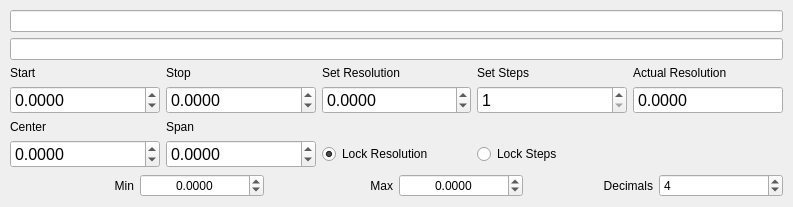
<?xml version="1.0" encoding="UTF-8"?>
<ui version="4.0">
 <class>Form</class>
 <widget class="QWidget" name="Form">
  <property name="geometry">
   <rect>
    <x>0</x>
    <y>0</y>
    <width>793</width>
    <height>197</height>
   </rect>
  </property>
  <property name="sizePolicy">
   <sizepolicy hsizetype="Preferred" vsizetype="Expanding">
    <horstretch>0</horstretch>
    <verstretch>0</verstretch>
   </sizepolicy>
  </property>
  <property name="windowTitle">
   <string>Form</string>
  </property>
  <layout class="QGridLayout" name="gridLayout">
   <property name="margin">
    <number>10</number>
   </property>
   <item row="3" column="5">
    <widget class="QSpinBox" name="uiDecimals">
     <property name="keyboardTracking">
      <bool>false</bool>
     </property>
     <property name="minimum">
      <number>0</number>
     </property>
     <property name="maximum">
      <number>10</number>
     </property>
     <property name="value">
      <number>4</number>
     </property>
    </widget>
   </item>
   <item row="3" column="4">
    <widget class="QLabel" name="label_4">
     <property name="text">
      <string>Decimals</string>
     </property>
     <property name="alignment">
      <set>Qt::AlignRight|Qt::AlignTrailing|Qt::AlignVCenter</set>
     </property>
    </widget>
   </item>
   <item row="3" column="1">
    <widget class="QDoubleSpinBox" name="uiMin">
     <property name="alignment">
      <set>Qt::AlignCenter</set>
     </property>
     <property name="keyboardTracking">
      <bool>false</bool>
     </property>
     <property name="decimals">
      <number>4</number>
     </property>
     <property name="minimum">
      <double>-999999999.000000000000000</double>
     </property>
     <property name="maximum">
      <double>999999999.000000000000000</double>
     </property>
     <property name="singleStep">
      <double>0.000100000000000</double>
     </property>
    </widget>
   </item>
   <item row="3" column="0">
    <widget class="QLabel" name="label_2">
     <property name="sizePolicy">
      <sizepolicy hsizetype="Preferred" vsizetype="Preferred">
       <horstretch>0</horstretch>
       <verstretch>0</verstretch>
      </sizepolicy>
     </property>
     <property name="text">
      <string>Min</string>
     </property>
     <property name="alignment">
      <set>Qt::AlignRight|Qt::AlignTrailing|Qt::AlignVCenter</set>
     </property>
    </widget>
   </item>
   <item row="0" column="0" colspan="6">
    <widget class="QLineEdit" name="uiCollection">
     <property name="readOnly">
      <bool>true</bool>
     </property>
    </widget>
   </item>
   <item row="3" column="3">
    <widget class="QDoubleSpinBox" name="uiMax">
     <property name="alignment">
      <set>Qt::AlignCenter</set>
     </property>
     <property name="keyboardTracking">
      <bool>false</bool>
     </property>
     <property name="decimals">
      <number>4</number>
     </property>
     <property name="minimum">
      <double>-999999999.000000000000000</double>
     </property>
     <property name="maximum">
      <double>999999999.000000000000000</double>
     </property>
     <property name="singleStep">
      <double>0.000100000000000</double>
     </property>
    </widget>
   </item>
   <item row="3" column="2">
    <widget class="QLabel" name="label_3">
     <property name="text">
      <string>Max</string>
     </property>
     <property name="alignment">
      <set>Qt::AlignRight|Qt::AlignTrailing|Qt::AlignVCenter</set>
     </property>
    </widget>
   </item>
   <item row="2" column="0" colspan="6">
    <layout class="QGridLayout" name="gridLayout_2">
     <item row="1" column="0">
      <widget class="QLabel" name="label">
       <property name="text">
        <string>Start</string>
       </property>
      </widget>
     </item>
     <item row="1" column="1">
      <widget class="QLabel" name="label_5">
       <property name="text">
        <string>Stop</string>
       </property>
      </widget>
     </item>
     <item row="1" column="2">
      <widget class="QLabel" name="label_6">
       <property name="text">
        <string>Set Resolution</string>
       </property>
      </widget>
     </item>
     <item row="1" column="3">
      <widget class="QLabel" name="label_7">
       <property name="text">
        <string>Set Steps</string>
       </property>
      </widget>
     </item>
     <item row="1" column="4">
      <widget class="QLabel" name="label_8">
       <property name="text">
        <string>Actual Resolution</string>
       </property>
      </widget>
     </item>
     <item row="2" column="0">
      <widget class="QDoubleSpinBox" name="uiStart">
       <property name="font">
        <font>
         <pointsize>12</pointsize>
        </font>
       </property>
       <property name="keyboardTracking">
        <bool>false</bool>
       </property>
       <property name="decimals">
        <number>4</number>
       </property>
       <property name="minimum">
        <double>-999999999.000000000000000</double>
       </property>
       <property name="maximum">
        <double>999999999.000000000000000</double>
       </property>
       <property name="singleStep">
        <double>0.000100000000000</double>
       </property>
      </widget>
     </item>
     <item row="2" column="1">
      <widget class="QDoubleSpinBox" name="uiStop">
       <property name="font">
        <font>
         <pointsize>12</pointsize>
        </font>
       </property>
       <property name="keyboardTracking">
        <bool>false</bool>
       </property>
       <property name="decimals">
        <number>4</number>
       </property>
       <property name="minimum">
        <double>-999999999.000000000000000</double>
       </property>
       <property name="maximum">
        <double>999999999.000000000000000</double>
       </property>
       <property name="singleStep">
        <double>0.000100000000000</double>
       </property>
      </widget>
     </item>
     <item row="2" column="2">
      <widget class="QDoubleSpinBox" name="uiSetResolution">
       <property name="font">
        <font>
         <pointsize>12</pointsize>
        </font>
       </property>
       <property name="keyboardTracking">
        <bool>false</bool>
       </property>
       <property name="decimals">
        <number>4</number>
       </property>
       <property name="minimum">
        <double>-999999999.000000000000000</double>
       </property>
       <property name="maximum">
        <double>999999999.000000000000000</double>
       </property>
       <property name="singleStep">
        <double>0.000100000000000</double>
       </property>
      </widget>
     </item>
     <item row="2" column="4">
      <widget class="QDoubleSpinBox" name="uiActualResolution">
       <property name="font">
        <font>
         <pointsize>12</pointsize>
        </font>
       </property>
       <property name="readOnly">
        <bool>true</bool>
       </property>
       <property name="buttonSymbols">
        <enum>QAbstractSpinBox::NoButtons</enum>
       </property>
       <property name="keyboardTracking">
        <bool>false</bool>
       </property>
       <property name="decimals">
        <number>4</number>
       </property>
       <property name="minimum">
        <double>-999999999.000000000000000</double>
       </property>
       <property name="maximum">
        <double>999999999.000000000000000</double>
       </property>
       <property name="singleStep">
        <double>0.000100000000000</double>
       </property>
      </widget>
     </item>
     <item row="3" column="1">
      <widget class="QLabel" name="label_10">
       <property name="text">
        <string>Span</string>
       </property>
      </widget>
     </item>
     <item row="3" column="0">
      <widget class="QLabel" name="label_9">
       <property name="text">
        <string>Center</string>
       </property>
      </widget>
     </item>
     <item row="4" column="0">
      <widget class="QDoubleSpinBox" name="uiCenter">
       <property name="font">
        <font>
         <pointsize>12</pointsize>
        </font>
       </property>
       <property name="keyboardTracking">
        <bool>false</bool>
       </property>
       <property name="decimals">
        <number>4</number>
       </property>
       <property name="minimum">
        <double>-999999999.000000000000000</double>
       </property>
       <property name="maximum">
        <double>999999999.000000000000000</double>
       </property>
       <property name="singleStep">
        <double>0.000100000000000</double>
       </property>
      </widget>
     </item>
     <item row="4" column="1">
      <widget class="QDoubleSpinBox" name="uiSpan">
       <property name="font">
        <font>
         <pointsize>12</pointsize>
        </font>
       </property>
       <property name="keyboardTracking">
        <bool>false</bool>
       </property>
       <property name="decimals">
        <number>4</number>
       </property>
       <property name="minimum">
        <double>-999999999.000000000000000</double>
       </property>
       <property name="maximum">
        <double>999999999.000000000000000</double>
       </property>
       <property name="singleStep">
        <double>0.000100000000000</double>
       </property>
      </widget>
     </item>
     <item row="4" column="2">
      <widget class="QRadioButton" name="uiLockResolution">
       <property name="text">
        <string>Lock Resolution</string>
       </property>
       <property name="checked">
        <bool>true</bool>
       </property>
       <attribute name="buttonGroup">
        <string notr="true">buttonGroup</string>
       </attribute>
      </widget>
     </item>
     <item row="4" column="3">
      <widget class="QRadioButton" name="uiLockSteps">
       <property name="text">
        <string>Lock Steps</string>
       </property>
       <attribute name="buttonGroup">
        <string notr="true">buttonGroup</string>
       </attribute>
      </widget>
     </item>
     <item row="2" column="3">
      <widget class="QSpinBox" name="uiSteps">
       <property name="font">
        <font>
         <pointsize>12</pointsize>
        </font>
       </property>
       <property name="keyboardTracking">
        <bool>false</bool>
       </property>
       <property name="minimum">
        <number>1</number>
       </property>
       <property name="maximum">
        <number>999999999</number>
       </property>
      </widget>
     </item>
    </layout>
   </item>
   <item row="1" column="0" colspan="6">
    <widget class="QLineEdit" name="uiName">
     <property name="readOnly">
      <bool>true</bool>
     </property>
    </widget>
   </item>
  </layout>
 </widget>
 <resources/>
 <connections/>
 <buttongroups>
  <buttongroup name="buttonGroup"/>
 </buttongroups>
</ui>
